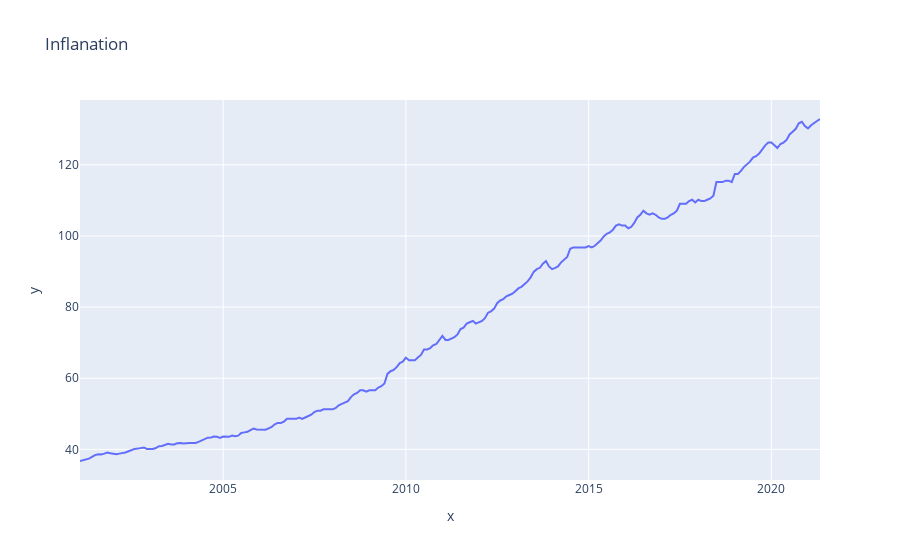

This figure's notebook cell:
### Code cell
px.line(x = inflanation.Date, y = inflanation.CPI,title='Inflanation')

### Figure 1 — Plotly figure (JSON) as saved in the notebook; plotly's stock layout.template omitted (floating-point values rounded to 4 significant figures; data arrays with more than 128 entries replaced by an {"elided": "..."} marker saying what was removed)
{"data": [{"hovertemplate": "x=%{x}<br>y=%{y}<extra></extra>", "legendgroup": "", "line": {"color": "#636efa", "dash": "solid"}, "mode": "lines", "name": "", "orientation": "v", "showlegend": false, "type": "scatter", "x": {"elided": "244 str values"}, "xaxis": "x", "y": {"elided": "244 float values"}, "yaxis": "y"}], "layout": {"legend": {"tracegroupgap": 0}, "title": {"text": "Inflanation"}, "xaxis": {"anchor": "y", "domain": [0, 1], "title": {"text": "x"}}, "yaxis": {"anchor": "x", "domain": [0, 1], "title": {"text": "y"}}}}
